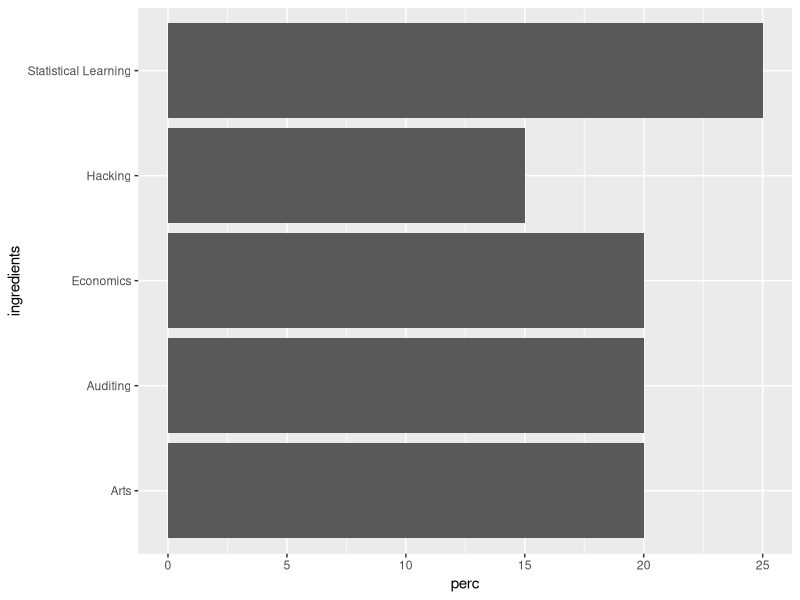

R code for this plot:
## ---- chunk 1
library(ggplot2)
ingredients <- c("Arts", "Statistical Learning", "Economics","Hacking","Auditing")
perc       <-  c(20,25,20,15,20)
me <- data.frame(ingredients,perc)
ggplot(me, aes(x=ingredients,y=perc))+
  geom_bar(stat = 'identity')+
  coord_flip()

